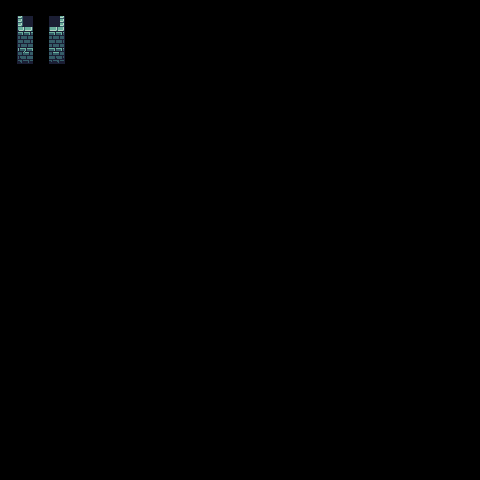

A level layout from a 2D game, rendered from its tile map. Below: a short description, then the map file with its tile-grid data intact:
An orthogonal 30x30 tile map with 16x16 px tiles, 2 tile layers (input_base, output_base).

<map version="1.10" tiledversion="1.10.2" orientation="orthogonal" renderorder="right-down" width="30" height="30" tilewidth="16" tileheight="16" infinite="0" nextlayerid="4" nextobjectid="1">
 <tileset firstgid="1" source="../FaerieForest_PetricakeGamesTSX.tsx" />
 <layer id="2" name="input_base" width="30" height="30" offsetx="1.5" offsety="-0.5">
  <data encoding="csv">
0,0,0,0,0,0,0,0,0,0,0,0,0,0,0,0,0,0,0,0,0,0,0,0,0,0,0,0,0,0,
0,45,0,42,0,0,0,0,0,0,0,0,0,0,0,0,0,0,0,0,0,0,0,0,0,0,0,0,0,0,
0,21,0,21,0,0,0,0,0,0,0,0,0,0,0,0,0,0,0,0,0,0,0,0,0,0,0,0,0,0,
0,8,0,8,0,0,0,0,0,0,0,0,0,0,0,0,0,0,0,0,0,0,0,0,0,0,0,0,0,0,
0,0,0,0,0,0,0,0,0,0,0,0,0,0,0,0,0,0,0,0,0,0,0,0,0,0,0,0,0,0,
0,0,0,0,0,0,0,0,0,0,0,0,0,0,0,0,0,0,0,0,0,0,0,0,0,0,0,0,0,0,
0,0,0,0,0,0,0,0,0,0,0,0,0,0,0,0,0,0,0,0,0,0,0,0,0,0,0,0,0,0,
0,0,0,0,0,0,0,0,0,0,0,0,0,0,0,0,0,0,0,0,0,0,0,0,0,0,0,0,0,0,
0,0,0,0,0,0,0,0,0,0,0,0,0,0,0,0,0,0,0,0,0,0,0,0,0,0,0,0,0,0,
0,0,0,0,0,0,0,0,0,0,0,0,0,0,0,0,0,0,0,0,0,0,0,0,0,0,0,0,0,0,
0,0,0,0,0,0,0,0,0,0,0,0,0,0,0,0,0,0,0,0,0,0,0,0,0,0,0,0,0,0,
0,0,0,0,0,0,0,0,0,0,0,0,0,0,0,0,0,0,0,0,0,0,0,0,0,0,0,0,0,0,
0,0,0,0,0,0,0,0,0,0,0,0,0,0,0,0,0,0,0,0,0,0,0,0,0,0,0,0,0,0,
0,0,0,0,0,0,0,0,0,0,0,0,0,0,0,0,0,0,0,0,0,0,0,0,0,0,0,0,0,0,
0,0,0,0,0,0,0,0,0,0,0,0,0,0,0,0,0,0,0,0,0,0,0,0,0,0,0,0,0,0,
0,0,0,0,0,0,0,0,0,0,0,0,0,0,0,0,0,0,0,0,0,0,0,0,0,0,0,0,0,0,
0,0,0,0,0,0,0,0,0,0,0,0,0,0,0,0,0,0,0,0,0,0,0,0,0,0,0,0,0,0,
0,0,0,0,0,0,0,0,0,0,0,0,0,0,0,0,0,0,0,0,0,0,0,0,0,0,0,0,0,0,
0,0,0,0,0,0,0,0,0,0,0,0,0,0,0,0,0,0,0,0,0,0,0,0,0,0,0,0,0,0,
0,0,0,0,0,0,0,0,0,0,0,0,0,0,0,0,0,0,0,0,0,0,0,0,0,0,0,0,0,0,
0,0,0,0,0,0,0,0,0,0,0,0,0,0,0,0,0,0,0,0,0,0,0,0,0,0,0,0,0,0,
0,0,0,0,0,0,0,0,0,0,0,0,0,0,0,0,0,0,0,0,0,0,0,0,0,0,0,0,0,0,
0,0,0,0,0,0,0,0,0,0,0,0,0,0,0,0,0,0,0,0,0,0,0,0,0,0,0,0,0,0,
0,0,0,0,0,0,0,0,0,0,0,0,0,0,0,0,0,0,0,0,0,0,0,0,0,0,0,0,0,0,
0,0,0,0,0,0,0,0,0,0,0,0,0,0,0,0,0,0,0,0,0,0,0,0,0,0,0,0,0,0,
0,0,0,0,0,0,0,0,0,0,0,0,0,0,0,0,0,0,0,0,0,0,0,0,0,0,0,0,0,0,
0,0,0,0,0,0,0,0,0,0,0,0,0,0,0,0,0,0,0,0,0,0,0,0,0,0,0,0,0,0,
0,0,0,0,0,0,0,0,0,0,0,0,0,0,0,0,0,0,0,0,0,0,0,0,0,0,0,0,0,0,
0,0,0,0,0,0,0,0,0,0,0,0,0,0,0,0,0,0,0,0,0,0,0,0,0,0,0,0,0,0,
0,0,0,0,0,0,0,0,0,0,0,0,0,0,0,0,0,0,0,0,0,0,0,0,0,0,0,0,0,0
</data>
 </layer>
 <layer id="3" name="output_base" width="30" height="30" offsetx="1.5" offsety="-0.5">
  <data encoding="csv">
0,0,0,0,0,0,0,0,0,0,0,0,0,0,0,0,0,0,0,0,0,0,0,0,0,0,0,0,0,0,
0,0,0,0,0,0,0,0,0,0,0,0,0,0,0,0,0,0,0,0,0,0,0,0,0,0,0,0,0,0,
0,165,0,164,0,0,0,0,0,0,0,0,0,0,0,0,0,0,0,0,0,0,0,0,0,0,0,0,0,0,
0,63,0,60,0,0,0,0,0,0,0,0,0,0,0,0,0,0,0,0,0,0,0,0,0,0,0,0,0,0,
0,0,0,0,0,0,0,0,0,0,0,0,0,0,0,0,0,0,0,0,0,0,0,0,0,0,0,0,0,0,
0,0,0,0,0,0,0,0,0,0,0,0,0,0,0,0,0,0,0,0,0,0,0,0,0,0,0,0,0,0,
0,0,0,0,0,0,0,0,0,0,0,0,0,0,0,0,0,0,0,0,0,0,0,0,0,0,0,0,0,0,
0,0,0,0,0,0,0,0,0,0,0,0,0,0,0,0,0,0,0,0,0,0,0,0,0,0,0,0,0,0,
0,0,0,0,0,0,0,0,0,0,0,0,0,0,0,0,0,0,0,0,0,0,0,0,0,0,0,0,0,0,
0,0,0,0,0,0,0,0,0,0,0,0,0,0,0,0,0,0,0,0,0,0,0,0,0,0,0,0,0,0,
0,0,0,0,0,0,0,0,0,0,0,0,0,0,0,0,0,0,0,0,0,0,0,0,0,0,0,0,0,0,
0,0,0,0,0,0,0,0,0,0,0,0,0,0,0,0,0,0,0,0,0,0,0,0,0,0,0,0,0,0,
0,0,0,0,0,0,0,0,0,0,0,0,0,0,0,0,0,0,0,0,0,0,0,0,0,0,0,0,0,0,
0,0,0,0,0,0,0,0,0,0,0,0,0,0,0,0,0,0,0,0,0,0,0,0,0,0,0,0,0,0,
0,0,0,0,0,0,0,0,0,0,0,0,0,0,0,0,0,0,0,0,0,0,0,0,0,0,0,0,0,0,
0,0,0,0,0,0,0,0,0,0,0,0,0,0,0,0,0,0,0,0,0,0,0,0,0,0,0,0,0,0,
0,0,0,0,0,0,0,0,0,0,0,0,0,0,0,0,0,0,0,0,0,0,0,0,0,0,0,0,0,0,
0,0,0,0,0,0,0,0,0,0,0,0,0,0,0,0,0,0,0,0,0,0,0,0,0,0,0,0,0,0,
0,0,0,0,0,0,0,0,0,0,0,0,0,0,0,0,0,0,0,0,0,0,0,0,0,0,0,0,0,0,
0,0,0,0,0,0,0,0,0,0,0,0,0,0,0,0,0,0,0,0,0,0,0,0,0,0,0,0,0,0,
0,0,0,0,0,0,0,0,0,0,0,0,0,0,0,0,0,0,0,0,0,0,0,0,0,0,0,0,0,0,
0,0,0,0,0,0,0,0,0,0,0,0,0,0,0,0,0,0,0,0,0,0,0,0,0,0,0,0,0,0,
0,0,0,0,0,0,0,0,0,0,0,0,0,0,0,0,0,0,0,0,0,0,0,0,0,0,0,0,0,0,
0,0,0,0,0,0,0,0,0,0,0,0,0,0,0,0,0,0,0,0,0,0,0,0,0,0,0,0,0,0,
0,0,0,0,0,0,0,0,0,0,0,0,0,0,0,0,0,0,0,0,0,0,0,0,0,0,0,0,0,0,
0,0,0,0,0,0,0,0,0,0,0,0,0,0,0,0,0,0,0,0,0,0,0,0,0,0,0,0,0,0,
0,0,0,0,0,0,0,0,0,0,0,0,0,0,0,0,0,0,0,0,0,0,0,0,0,0,0,0,0,0,
0,0,0,0,0,0,0,0,0,0,0,0,0,0,0,0,0,0,0,0,0,0,0,0,0,0,0,0,0,0,
0,0,0,0,0,0,0,0,0,0,0,0,0,0,0,0,0,0,0,0,0,0,0,0,0,0,0,0,0,0,
0,0,0,0,0,0,0,0,0,0,0,0,0,0,0,0,0,0,0,0,0,0,0,0,0,0,0,0,0,0
</data>
 </layer>
</map>
